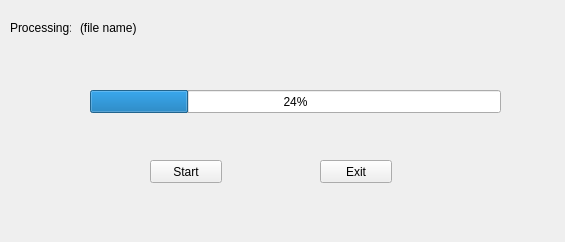
<?xml version="1.0" encoding="UTF-8"?>
<ui version="4.0">
 <class>acquire_fcs_data</class>
 <widget class="QWidget" name="acquire_fcs_data">
  <property name="geometry">
   <rect>
    <x>0</x>
    <y>0</y>
    <width>565</width>
    <height>242</height>
   </rect>
  </property>
  <property name="windowTitle">
   <string>Acquire FCS files</string>
  </property>
  <widget class="QLabel" name="label">
   <property name="geometry">
    <rect>
     <x>10</x>
     <y>20</y>
     <width>61</width>
     <height>16</height>
    </rect>
   </property>
   <property name="text">
    <string>Processing:</string>
   </property>
  </widget>
  <widget class="QProgressBar" name="progressBar">
   <property name="geometry">
    <rect>
     <x>90</x>
     <y>90</y>
     <width>411</width>
     <height>23</height>
    </rect>
   </property>
   <property name="value">
    <number>24</number>
   </property>
  </widget>
  <widget class="QLabel" name="label_current_file">
   <property name="geometry">
    <rect>
     <x>80</x>
     <y>20</y>
     <width>471</width>
     <height>16</height>
    </rect>
   </property>
   <property name="text">
    <string>(file name)</string>
   </property>
  </widget>
  <widget class="QPushButton" name="button_start">
   <property name="geometry">
    <rect>
     <x>150</x>
     <y>160</y>
     <width>72</width>
     <height>23</height>
    </rect>
   </property>
   <property name="text">
    <string>Start</string>
   </property>
  </widget>
  <widget class="QPushButton" name="button_exit">
   <property name="geometry">
    <rect>
     <x>320</x>
     <y>160</y>
     <width>72</width>
     <height>23</height>
    </rect>
   </property>
   <property name="text">
    <string>Exit</string>
   </property>
  </widget>
 </widget>
 <resources/>
 <connections/>
</ui>
